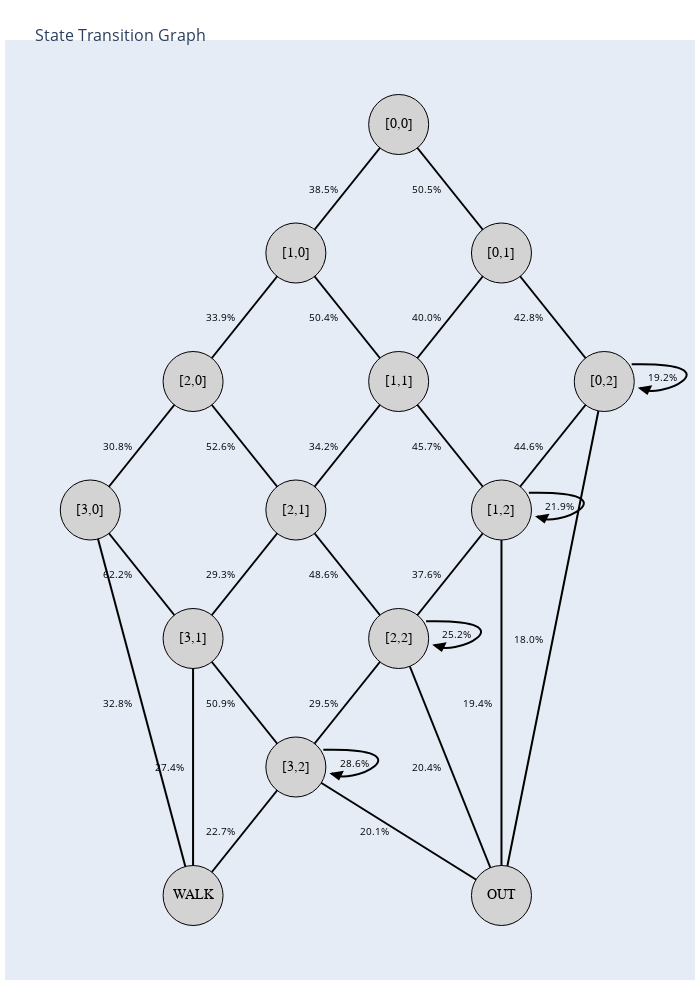

Notebook source saved alongside this figure:
### Code cell
# Add loops to graph with arrow caps
loops = []
arrows = []

for i in range(4):
    loop = dict(
        start_pt = [pos[f'[{i},2]'][0]+8, pos[f'[{i},2]'][1]+20],
        end_pt = [pos[f'[{i},2]'][0]+10.5, pos[f'[{i},2]'][1]-7],
        control_pt1 = [pos[f'[{i},2]'][0]+40, pos[f'[{i},2]'][1]+23],
        control_pt2 = [pos[f'[{i},2]'][0]+15, pos[f'[{i},2]'][1]-25]
    )
    loops.append(loop)
    
    arrow = dict(
        type="path",
        path=f"M {loop['end_pt'][0]},{loop['end_pt'][1]-1} L {loop['end_pt'][0]+3},{loop['end_pt'][1]+1} L {loop['end_pt'][0]+2},{loop['end_pt'][1]-7} Z",
        fillcolor="Black",
        line=dict(color="Black")
    )
    arrows.append(arrow)

shapes = [
    dict(
        type='path',
        path=f"M {loop['start_pt'][0]}, {loop['start_pt'][1]} C {loop['control_pt1'][0]},{loop['control_pt1'][1]} {loop['control_pt2'][0]},{loop['control_pt2'][1]} {loop['end_pt'][0]},{loop['end_pt'][1]}",
        line_color="Black"
    ) for loop in loops
]

shapes.extend(arrows)

fig.update_layout(shapes=shapes)
fig.show()

### Figure 1 — Plotly figure (JSON) as saved in the notebook; plotly's stock layout.template omitted (floating-point values rounded to 4 significant figures)
{"data": [{"hoverinfo": "none", "line": {"color": "black", "width": 2}, "mode": "lines", "type": "scatter", "x": [150, 120, null, 150, 180, null, 120, 90, null, 120, 150, null, 180, 150, null, 180, 210, null, 90, 60, null, 90, 120, null, 150, 120, null, 150, 180, null, 210, 210, null, 210, 180, null, 210, 180, null, 60, 90, null, 60, 90, null, 120, 90, null, 120, 150, null, 180, 180, null, 180, 150, null, 180, 180, null, 90, 120, null, 90, 90, null, 150, 150, null, 150, 120, null, 150, 180, null, 120, 120, null, 120, 180, null, 120, 90, null], "y": [900, 750, null, 900, 750, null, 750, 600, null, 750, 600, null, 750, 600, null, 750, 600, null, 600, 450, null, 600, 450, null, 600, 450, null, 600, 450, null, 600, 600, null, 600, 450, null, 600, 0, null, 450, 300, null, 450, 0, null, 450, 300, null, 450, 300, null, 450, 450, null, 450, 300, null, 450, 0, null, 300, 150, null, 300, 0, null, 300, 300, null, 300, 150, null, 300, 0, null, 150, 150, null, 150, 0, null, 150, 0, null]}, {"hoverinfo": "none", "marker": {"color": ["lightgray", "lightgray", "lightgray", "lightgray", "lightgray", "lightgray", "lightgray", "lightgray", "lightgray", "lightgray", "lightgray", "lightgray", "lightgray", "lightgray"], "line": {"color": "black", "width": 1}, "opacity": 1, "showscale": false, "size": [60, 60, 60, 60, 60, 60, 60, 60, 60, 60, 60, 60, 60, 60], "symbol": "circle"}, "mode": "markers+text", "text": ["[0,0]", "[1,0]", "[0,1]", "[2,0]", "[1,1]", "[0,2]", "[3,0]", "[2,1]", "[1,2]", "OUT", "[3,1]", "WALK", "[2,2]", "[3,2]"], "textfont": {"color": "black", "family": "Arial", "size": 14}, "textposition": "middle center", "type": "scatter", "x": [150, 120, 180, 90, 150, 210, 60, 120, 180, 180, 90, 90, 150, 120], "y": [900, 750, 750, 600, 600, 600, 450, 450, 450, 0, 300, 0, 300, 150]}], "layout": {"annotations": [{"font": {"color": "black", "size": 10}, "showarrow": false, "text": "38.5%", "x": 128, "xref": "x", "y": 825, "yref": "y"}, {"font": {"color": "black", "size": 10}, "showarrow": false, "text": "50.5%", "x": 158, "xref": "x", "y": 825, "yref": "y"}, {"font": {"color": "black", "size": 10}, "showarrow": false, "text": "33.9%", "x": 98, "xref": "x", "y": 675, "yref": "y"}, {"font": {"color": "black", "size": 10}, "showarrow": false, "text": "50.4%", "x": 128, "xref": "x", "y": 675, "yref": "y"}, {"font": {"color": "black", "size": 10}, "showarrow": false, "text": "40.0%", "x": 158, "xref": "x", "y": 675, "yref": "y"}, {"font": {"color": "black", "size": 10}, "showarrow": false, "text": "42.8%", "x": 188, "xref": "x", "y": 675, "yref": "y"}, {"font": {"color": "black", "size": 10}, "showarrow": false, "text": "30.8%", "x": 68, "xref": "x", "y": 525, "yref": "y"}, {"font": {"color": "black", "size": 10}, "showarrow": false, "text": "52.6%", "x": 98, "xref": "x", "y": 525, "yref": "y"}, {"font": {"color": "black", "size": 10}, "showarrow": false, "text": "34.2%", "x": 128, "xref": "x", "y": 525, "yref": "y"}, {"font": {"color": "black", "size": 10}, "showarrow": false, "text": "45.7%", "x": 158, "xref": "x", "y": 525, "yref": "y"}, {"font": {"color": "black", "size": 10}, "showarrow": false, "text": "19.2%", "x": 227, "xref": "x", "y": 605, "yref": "y"}, {"font": {"color": "black", "size": 10}, "showarrow": false, "text": "44.6%", "x": 188, "xref": "x", "y": 525, "yref": "y"}, {"font": {"color": "black", "size": 10}, "showarrow": false, "text": "18.0%", "x": 188, "xref": "x", "y": 300, "yref": "y"}, {"font": {"color": "black", "size": 10}, "showarrow": false, "text": "62.2%", "x": 68, "xref": "x", "y": 375, "yref": "y"}, {"font": {"color": "black", "size": 10}, "showarrow": false, "text": "32.8%", "x": 68, "xref": "x", "y": 225, "yref": "y"}, {"font": {"color": "black", "size": 10}, "showarrow": false, "text": "29.3%", "x": 98, "xref": "x", "y": 375, "yref": "y"}, {"font": {"color": "black", "size": 10}, "showarrow": false, "text": "48.6%", "x": 128, "xref": "x", "y": 375, "yref": "y"}, {"font": {"color": "black", "size": 10}, "showarrow": false, "text": "21.9%", "x": 197, "xref": "x", "y": 455, "yref": "y"}, {"font": {"color": "black", "size": 10}, "showarrow": false, "text": "37.6%", "x": 158, "xref": "x", "y": 375, "yref": "y"}, {"font": {"color": "black", "size": 10}, "showarrow": false, "text": "19.4%", "x": 173, "xref": "x", "y": 225, "yref": "y"}, {"font": {"color": "black", "size": 10}, "showarrow": false, "text": "50.9%", "x": 98, "xref": "x", "y": 225, "yref": "y"}, {"font": {"color": "black", "size": 10}, "showarrow": false, "text": "27.4%", "x": 83, "xref": "x", "y": 150, "yref": "y"}, {"font": {"color": "black", "size": 10}, "showarrow": false, "text": "25.2%", "x": 167, "xref": "x", "y": 305, "yref": "y"}, {"font": {"color": "black", "size": 10}, "showarrow": false, "text": "29.5%", "x": 128, "xref": "x", "y": 225, "yref": "y"}, {"font": {"color": "black", "size": 10}, "showarrow": false, "text": "20.4%", "x": 158, "xref": "x", "y": 150, "yref": "y"}, {"font": {"color": "black", "size": 10}, "showarrow": false, "text": "28.6%", "x": 137, "xref": "x", "y": 155, "yref": "y"}, {"font": {"color": "black", "size": 10}, "showarrow": false, "text": "20.1%", "x": 143, "xref": "x", "y": 75, "yref": "y"}, {"font": {"color": "black", "size": 10}, "showarrow": false, "text": "22.7%", "x": 98, "xref": "x", "y": 75, "yref": "y"}], "height": 1000, "hovermode": "closest", "margin": {"b": 20, "l": 5, "r": 5, "t": 40}, "shapes": [{"line": {"color": "Black"}, "path": "M 218, 620.0 C 250,623.0 225,575.0 220.5,593.0", "type": "path"}, {"line": {"color": "Black"}, "path": "M 188, 470.0 C 220,473.0 195,425.0 190.5,443.0", "type": "path"}, {"line": {"color": "Black"}, "path": "M 158, 320.0 C 190,323.0 165,275.0 160.5,293.0", "type": "path"}, {"line": {"color": "Black"}, "path": "M 128, 170.0 C 160,173.0 135,125.0 130.5,143.0", "type": "path"}, {"fillcolor": "Black", "line": {"color": "Black"}, "path": "M 220.5,592.0 L 223.5,594.0 L 222.5,586.0 Z", "type": "path"}, {"fillcolor": "Black", "line": {"color": "Black"}, "path": "M 190.5,442.0 L 193.5,444.0 L 192.5,436.0 Z", "type": "path"}, {"fillcolor": "Black", "line": {"color": "Black"}, "path": "M 160.5,292.0 L 163.5,294.0 L 162.5,286.0 Z", "type": "path"}, {"fillcolor": "Black", "line": {"color": "Black"}, "path": "M 130.5,142.0 L 133.5,144.0 L 132.5,136.0 Z", "type": "path"}], "showlegend": false, "title": {"font": {"size": 16}, "text": "<br>State Transition Graph"}, "width": 700, "xaxis": {"scaleanchor": "y", "scaleratio": 4, "showgrid": false, "showticklabels": false, "zeroline": false}, "yaxis": {"scaleanchor": "x", "scaleratio": 1, "showgrid": false, "showticklabels": false, "zeroline": false}}}
